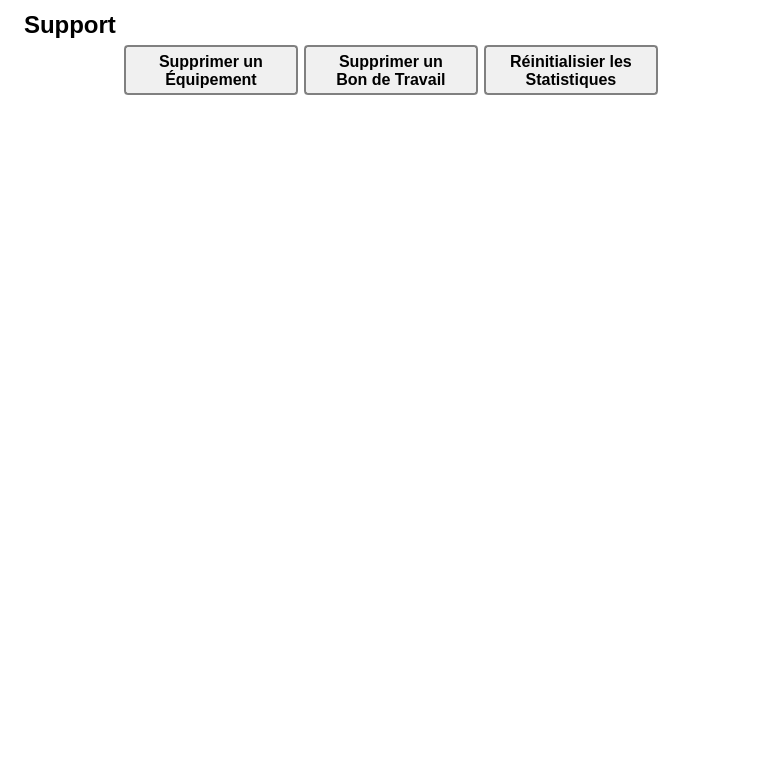
<?xml version="1.0" encoding="UTF-8"?>
<ui version="4.0">
 <class>MainFrame</class>
 <widget class="QWidget" name="MainFrame">
  <property name="geometry">
   <rect>
    <x>0</x>
    <y>0</y>
    <width>781</width>
    <height>765</height>
   </rect>
  </property>
  <property name="windowTitle">
   <string>Form</string>
  </property>
  <property name="styleSheet">
   <string notr="true">#MainFrame {

background: white;
}
QLineEdit {
padding: 1px;
border-style: solid;
border: 2px solid gray;
border-radius: 8px;
min-width: 50px;
max-width: 150px;
}

QDateEdit {
max-width: 105px
}

QPushButton {
color: black;
background-color: rgb(240, 240, 240);
border-width: 2px;
border-color: grey;
border-style: solid;
border-radius: 4px;
padding: 3px;
font: bold 16px;
padding-left: 5px;
padding-right: 5px;
min-width: 160px;
max-width:160px;
min-height: 40px;
max-height: 40px;
}

QPushButton:hover {
background-color: qlineargradient(x1: 0, y1: 1, x2: 0, y2: 0, stop: 0 #edf2f8, stop: 1 #c8d9ea);
}

QPushButton:pressed {
background-color: rgb(193, 213, 243);
}


QComboBox {
    border: 1px solid gray;
    border-radius: 3px;
    padding: 1px 18px 1px 3px;
    min-width: 8em;
	max-width: 200px;
	
}

QComboBox:editable {
    background: white;
}

QComboBox:!editable, QComboBox::drop-down:editable {
     background:rgb(241, 241, 241);
}

/* QComboBox gets the &quot;on&quot; state when the popup is open */
QComboBox:!editable:on, QComboBox::drop-down:editable:on {
    background: qlineargradient(x1: 0, y1: 0, x2: 0, y2: 1,
                                stop: 0 #D3D3D3, stop: 0.4 #D8D8D8,
                                stop: 0.5 #DDDDDD, stop: 1.0 #E1E1E1);
}

QComboBox:on { /* shift the text when the popup opens */
    padding-top: 3px;
    padding-left: 4px;
}

QComboBox::drop-down {
    subcontrol-origin: padding;
    subcontrol-position: top right;
    width: 15px;

    border-left-width: 1px;
    border-left-color: darkgrey;
    border-left-style: solid; /* just a single line */
    border-top-right-radius: 3px; /* same radius as the QComboBox */
    border-bottom-right-radius: 3px;
}

QComboBox::down-arrow {
    image: url(/usr/share/icons/crystalsvg/16x16/actions/1downarrow.png);
}

QComboBox::down-arrow:on { /* shift the arrow when popup is open */
    top: 1px;
    left: 1px;
}</string>
  </property>
  <layout class="QFormLayout" name="formLayout">
   <item row="0" column="0" colspan="2">
    <layout class="QHBoxLayout" name="layoutTitre">
     <item>
      <widget class="QLabel" name="label">
       <property name="text">
        <string/>
       </property>
       <property name="pixmap">
        <pixmap>PC2_logo.png</pixmap>
       </property>
       <property name="scaledContents">
        <bool>false</bool>
       </property>
      </widget>
     </item>
     <item>
      <widget class="QLabel" name="titreAjoutEquipement">
       <property name="font">
        <font>
         <family>MS Shell Dlg 2</family>
         <pointsize>18</pointsize>
         <weight>75</weight>
         <italic>false</italic>
         <bold>true</bold>
         <underline>false</underline>
        </font>
       </property>
       <property name="text">
        <string>Support</string>
       </property>
      </widget>
     </item>
     <item>
      <spacer name="horizontalSpacer">
       <property name="orientation">
        <enum>Qt::Horizontal</enum>
       </property>
       <property name="sizeHint" stdset="0">
        <size>
         <width>40</width>
         <height>20</height>
        </size>
       </property>
      </spacer>
     </item>
    </layout>
   </item>
   <item row="1" column="0" colspan="2">
    <layout class="QHBoxLayout" name="horizontalLayout_8">
     <item>
      <spacer name="horizontalSpacer_2">
       <property name="orientation">
        <enum>Qt::Horizontal</enum>
       </property>
       <property name="sizeHint" stdset="0">
        <size>
         <width>40</width>
         <height>20</height>
        </size>
       </property>
      </spacer>
     </item>
     <item>
      <widget class="QPushButton" name="boutonSupprimerEquipement">
       <property name="font">
        <font>
         <pointsize>-1</pointsize>
         <weight>75</weight>
         <italic>false</italic>
         <bold>true</bold>
        </font>
       </property>
       <property name="text">
        <string>Supprimer un
Équipement</string>
       </property>
       <property name="icon">
        <iconset>
         <normaloff>garbage (2).png</normaloff>garbage (2).png</iconset>
       </property>
      </widget>
     </item>
     <item>
      <widget class="QPushButton" name="boutonSupprimerBon">
       <property name="text">
        <string>Supprimer un
Bon de Travail</string>
       </property>
       <property name="icon">
        <iconset>
         <normaloff>garbage.png</normaloff>garbage.png</iconset>
       </property>
       <property name="iconSize">
        <size>
         <width>32</width>
         <height>32</height>
        </size>
       </property>
      </widget>
     </item>
     <item>
      <widget class="QPushButton" name="boutonRinitialiserStatistiques">
       <property name="text">
        <string>Réinitialisier les
Statistiques</string>
       </property>
       <property name="icon">
        <iconset>
         <normaloff>../Images/refresh-button-2.png</normaloff>../Images/refresh-button-2.png</iconset>
       </property>
      </widget>
     </item>
     <item>
      <spacer name="horizontalSpacer_4">
       <property name="orientation">
        <enum>Qt::Horizontal</enum>
       </property>
       <property name="sizeHint" stdset="0">
        <size>
         <width>40</width>
         <height>20</height>
        </size>
       </property>
      </spacer>
     </item>
    </layout>
   </item>
  </layout>
 </widget>
 <resources/>
 <connections/>
</ui>
